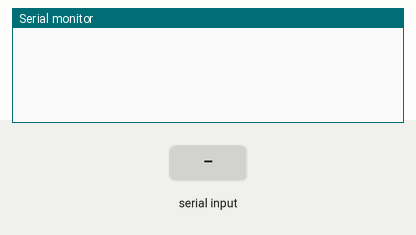
This sketch was run on a simulated Arduino Uno, built with avr-gcc and run on an emulated ATmega328P. On the bench: the last lines printed to the serial monitor. The test bench sets the inputs (shaded band).

Above: at 1.2 s.
1.3 s: "p\n" received over Serial
At 2.4 s:
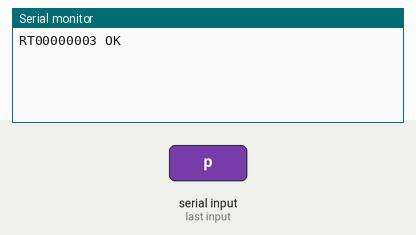
2.8 s: "1\n" received over Serial
At 3.5 s:
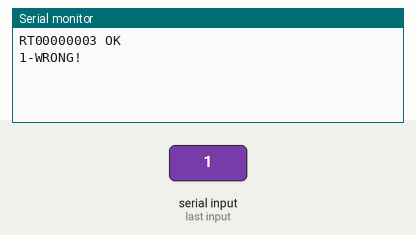

The sketch:

RT00000003.ino
```cpp
String palavra;

void setup()
{
  Serial.begin(9600);
}

void loop()
{
  while(Serial.available() == 0);
  palavra = Serial.readStringUntil('\n');

  if(palavra == "p")
  {
    Serial.println("RT00000003 OK");
  }
  else
  {
    Serial.print(palavra);
    Serial.println("-WRONG!");
  }
}
```

Measured:
- after the input at 1.3 s, the serial monitor: prints a new line at once (image 1)
- after the input at 2.8 s, the serial monitor: prints a new line at once (image 2)
